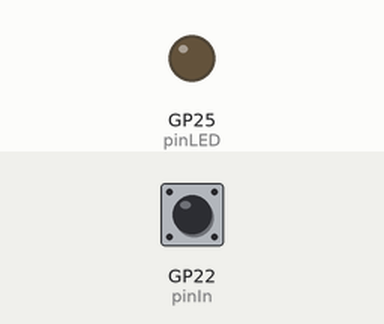
Recording of a program running on a simulated Raspberry Pi Pico running MicroPython. Shown: output pins drawn as LEDs (lit = HIGH). The test bench sets the inputs (shaded band); at power-on: GP22 (pinIn) HIGH.

Above: at 1.2 s.
1.3 s: GP22 (pinIn) pulled LOW for 0.15 s
At 2.2 s:
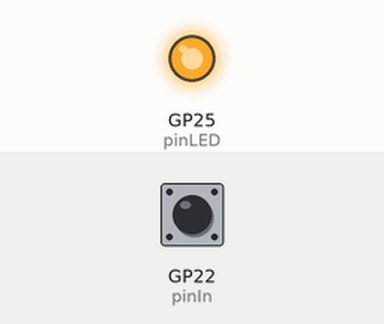
3.9 s: GP22 (pinIn) pulled LOW for 1 s
At 6.5 s:
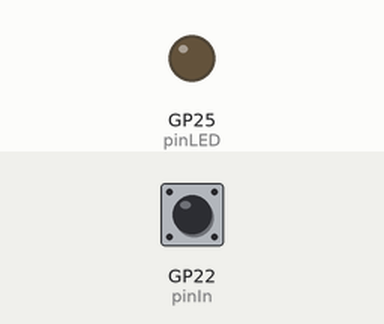
7.4 s: GP22 (pinIn) pulled LOW for 3.2 s
At 11.3 s:
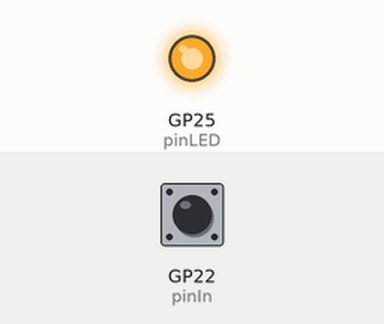
Timing chart, 0 to 13.1 s (numbered marks = the images above; inputs shaded):
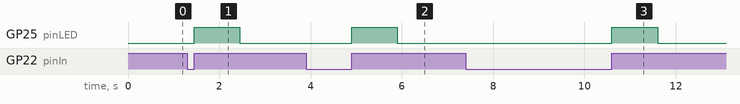

The program:

button2.py
```python
from machine import Pin
import time
pinIn = Pin(22, Pin.IN,Pin.PULL_UP)
pinLED = Pin("LED", Pin.OUT)

while True:
    while pinIn.value()==1:
        pass
    while pinIn.value()==0:
        pass
    pinLED.on()
    time.sleep(1)
    pinLED.off()
```

Measured:
- after the input at 1.3 s, GP25 (pinLED): LOW → HIGH after 0.15 s, → LOW 1.0 s later
- after the input at 3.9 s, GP25 (pinLED): LOW → HIGH after 1.0 s, → LOW 1.0 s later
- after the input at 7.4 s, GP25 (pinLED): LOW → HIGH after 3.2 s, → LOW 1.0 s later
